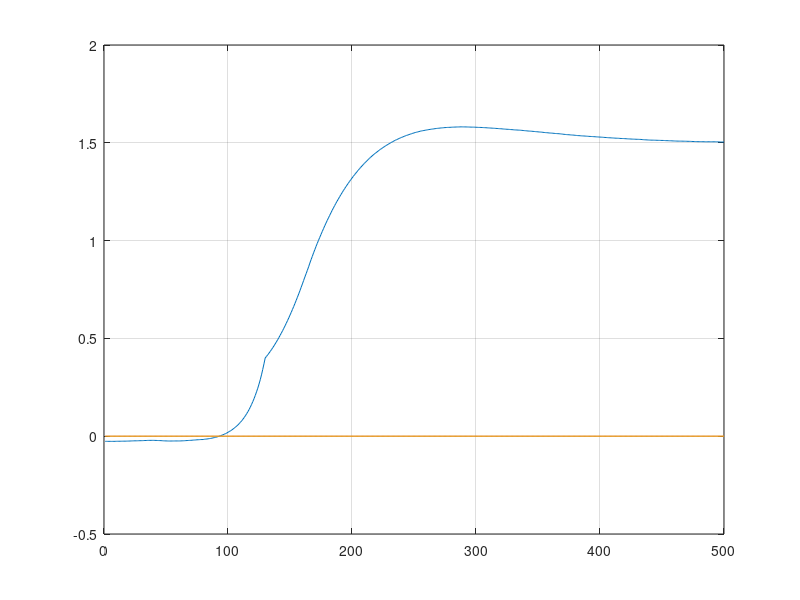

This chart was generated by the following MATLAB code:
clear;clc;
data = load("imu_data4.mat");
data = data.x;
phi = data/180*pi;

theta = zeros(length(phi),1);
thetad = zeros(length(phi),1);
thetadd = zeros(length(phi),1);

u = zeros(length(phi),1);

%smoothing
head = 130;
tail = 160;
A=[head*head head 1;tail*tail tail 1;(tail+1)*(tail+1) (tail+1) 1];
coe = pinv(A)*[phi(head);phi(tail);phi(tail+1)];
for i=head+1:tail-1
    phi(i)=i*i*coe(1)+i*coe(2)+coe(3);
end

%get phid
dt = 0.01; 
for i=2:length(phi)
    phid(i-1) = (phi(i)-phi(i-1))/dt;
end
phid(length(phi)) = phid(end);
phid = phid';

%get phidd
for i=2:length(phid)
    phidd(i-1) = (phid(i)-phid(i-1))/dt;
end
phidd(length(phid)) = phidd(end);
phidd = phidd';

range=90:200;
g1 = -thetadd(range);
g2 = -2*cos(phi(range)).*phidd(range)+sin(2*phi(range)).*sec(phi(range)).*phid(range).*phid(range);
g3 = -thetad(range);
g4 = phid(range);
g5 = u(range);
g6 = -thetadd(range);
g7 = -cos(phi(range)).*thetadd(range);
g8 = thetad(range)-phid(range);
g9 = sin(phi(range));
g10 = -u(range);
G1=[g1 g2 g3 g4 g5];
G2=[g6 g7 g8 g9 g10];
E = phidd(range);
a = pinv(G1'*G1)*G1'*E
b = pinv(G2'*G2)*G2'*E
plot([phi,thetad,u]),grid